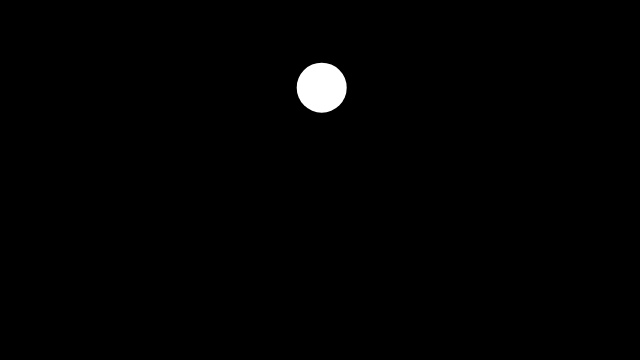
Frame 1 (no input)
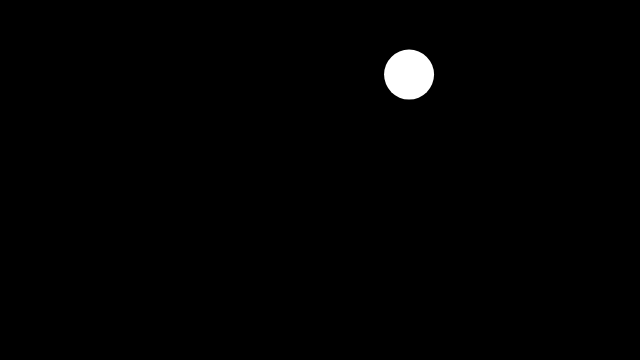
Frame 60 (no input)
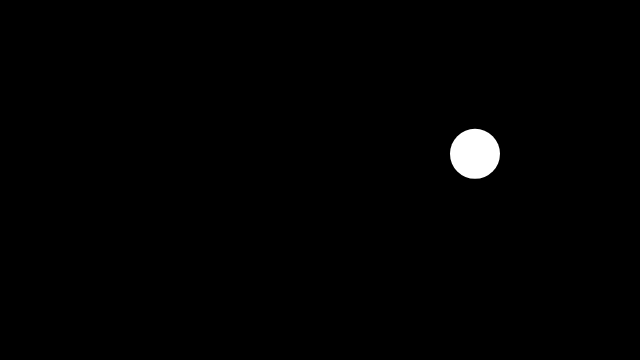
Frame 120 (the mouse pressed at the canvas centre since frame 60)

The p5.js sketch that drew these frames (run headless with seeded random() and noise() and a simulated clock; from frame 60 on, the mouse is pressed at the canvas centre):

// p5.js sketch
// ── sketch.js
// https://editor.p5js.org/jht9629-nyu/sketches/whU0iYX5y
// Conditionals - Bouncing Ball with Gravity v6
// use mouseDragged

let ball = {};

function setup() {
  createCanvas(640, 360);

  // Air resistance
  ball.drag = 0.995; 
  // Energy retained on edge bounce
  ball.bounce = 0.88; 
  // Begin with random velocity
  ball.vx = random(-4,4);
  ball.vy = random(-4,4); 

  // position of ball
  ball.x = width / 2;
  ball.y = height / 4;
  ball.radius = 25;
}

function draw() {
  background(0);
  noStroke();
  
  ball.x += ball.vx;
  ball.y += ball.vy;

  ball.vx *= ball.drag;
  ball.vy *= ball.drag;
  
  if (ball.y < ball.radius || ball.y > height - ball.radius) {
    // reduce the speed each time ball hits floor
    ball.vy *= -ball.bounce;
    ball.y = constrain(ball.y, ball.radius, height - ball.radius);
  }
  if (ball.x < ball.radius || ball.x > width - ball.radius) {
    // reduce the speed each time ball hits wall
    ball.vx *= -ball.bounce;
    ball.x = constrain(ball.x, ball.radius, width - ball.radius);
  }

  circle(ball.x, ball.y, ball.radius * 2);
}

function mouseDragged() {
  // ball.x = mouseX;
  // ball.y = mouseY;
  // apply velocity based on mouse drag direction and speed
  ball.vx = mouseX - pmouseX;
  ball.vy = mouseY - pmouseY;
}
// https://p5js.org/reference/p5/mouseDragged/
// https://p5js.org/reference/p5/pmouseX/

// https://editor.p5js.org/jht9629-nyu/sketches/dVHK9-Ns7
// Conditionals - Bouncing Ball with Gravity v2
// added friction

// https://editor.p5js.org/codingtrain/sketches/JTIN5dIVB
//
// Bouncing ball with gravity
// The Coding Train / Daniel Shiffman

// https://editor.p5js.org/jht9629-nyu/sketches/BtdFgAST_
// Conditionals - Bouncing Ball with Gravity v3
// Use object literals

// https://editor.p5js.org/jht9629-nyu/sketches/-GzgH4Gnf
// Conditionals - Bouncing Ball with Gravity v4
// added velX bounceX

// https://editor.p5js.org/jht9629-nyu/sketches/250TAeMiE
// Conditionals - Bouncing Ball with Gravity v5
// use drag and bounce from
// https://editor.p5js.org/yh6371/sketches/cl9-Q8POR
